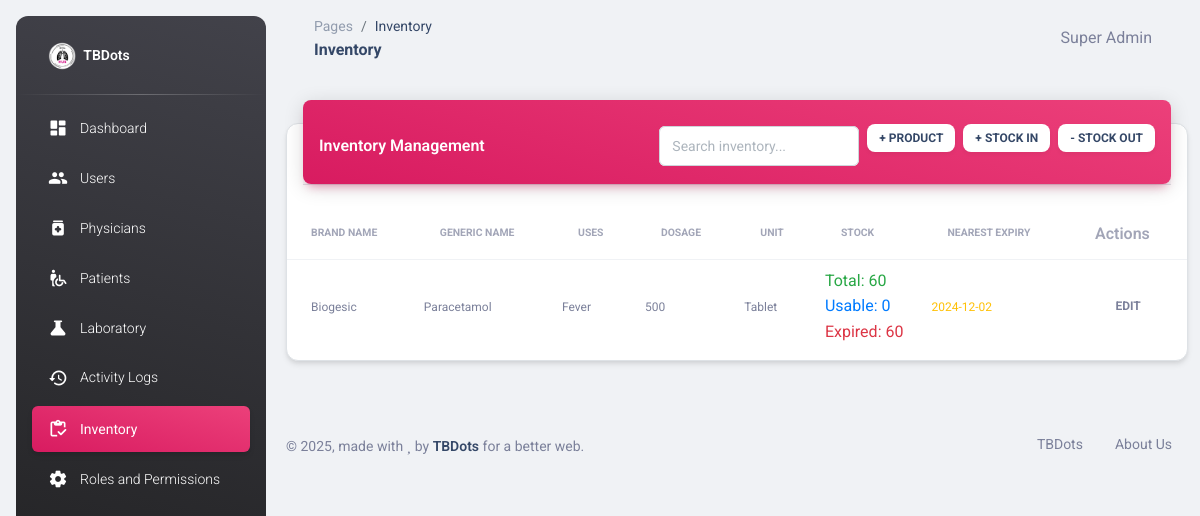
Page /inventory.php (signed in) on the earlier database version.
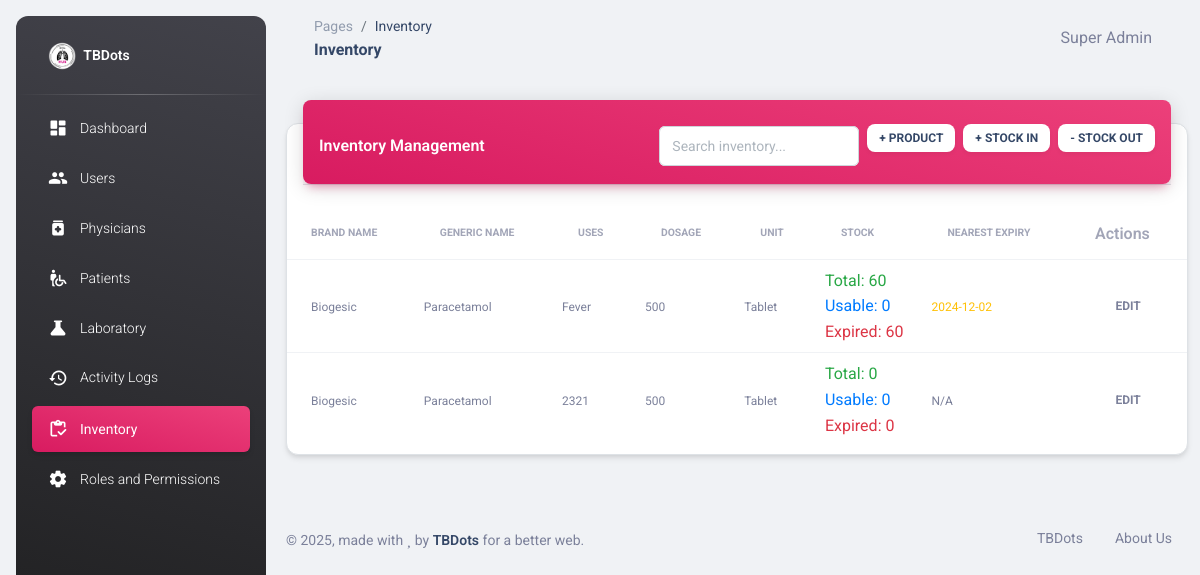
Same page on the later database version.
### tables this page shows
CREATE TABLE IF NOT EXISTS `products` (
  `id` int NOT NULL AUTO_INCREMENT,
  `brand_name` varchar(255) NOT NULL,
  `generic_name` varchar(255) NOT NULL,
  `uses` text,
  `dosage` varchar(255) DEFAULT NULL,
  `unit_of_measure` varchar(50) NOT NULL,
  `created_at` timestamp NULL DEFAULT CURRENT_TIMESTAMP,
  PRIMARY KEY (`id`)
);

### inventory.php (the view, shortened to what the rows shown need)
<?php
require_once "connection/db.php";
include_once('head.php');
$sql = "SELECT p.*,
        COALESCE(SUM(i.quantity), 0) as total_stock,
        MIN(i.expiration_date) as nearest_expiry,
        GROUP_CONCAT(
            CONCAT(i.batch_number, ':', i.quantity, ':', i.expiration_date)
            ORDER BY i.expiration_date ASC
            SEPARATOR '|'
        ) as batch_details
        FROM products p
        LEFT JOIN inventory i ON p.id = i.product_id
        GROUP BY p.id";
$products = $conn->query($sql);
?>
<body class="g-sidenav-show bg-gray-200">
    <main class="main-content position-relative max-height-vh-100 h-100 border-radius-lg">
        <div class="container-fluid py-4">
            <div class="row">
                <div class="col-12">
                    <div class="card my-4">
                        <div class="card-body px-0 pb-2">
                            <div class="table-responsive p-0">
                                <table class="table align-items-center mb-0" id="inventoryTable">
                                    <thead>
                                        <tr>
                                            <th class="text-uppercase text-secondary text-xxs font-weight-bolder opacity-7">Brand Name</th>
                                            <th class="text-uppercase text-secondary text-xxs font-weight-bolder opacity-7">Generic Name</th>
                                            <th class="text-uppercase text-secondary text-xxs font-weight-bolder opacity-7">Uses</th>
                                            <th class="text-uppercase text-secondary text-xxs font-weight-bolder opacity-7">Dosage</th>
                                            <th class="text-uppercase text-secondary text-xxs font-weight-bolder opacity-7">Unit</th>
                                            <th class="text-uppercase text-secondary text-xxs font-weight-bolder opacity-7">Stock</th>
                                            <th class="text-uppercase text-secondary text-xxs font-weight-bolder opacity-7">Nearest Expiry</th>
                                            <th class="text-secondary opacity-7">Actions</th>
                                        </tr>
                                    </thead>
                                    <tbody>
                                        <?php while($row = $products->fetch_assoc()): ?>
                                            <?php
                                            $usable_stock = 0;
                                            $expired_stock = 0;
                                            if ($row['batch_details']) {
                                                $batches = explode('|', $row['batch_details']);
                                                foreach ($batches as $batch) {
                                                    list($batchNumber, $quantity, $expiryDate) = explode(':', $batch);
                                                    if (strtotime($expiryDate) > time()) {
                                                        $usable_stock += $quantity;
                                                    } else {
                                                        $expired_stock += $quantity;
                                                    }
                                                }
                                            }
                                            ?>
                                            <tr onclick="showProductDetails(<?php echo htmlspecialchars(json_encode($row)); ?>)" style="cursor: pointer;">
                                                <td class="ps-4"><span class="text-secondary text-xs"><?php echo htmlspecialchars($row['brand_name']); ?></span></td>
                                                <td><span class="text-secondary text-xs"><?php echo htmlspecialchars($row['generic_name']); ?></span></td>
                                                <td><span class="text-secondary text-xs"><?php echo htmlspecialchars($row['uses']); ?></span></td>
                                                <td><span class="text-secondary text-xs"><?php echo htmlspecialchars($row['dosage']); ?></span></td>
                                                <td><span class="text-secondary text-xs"><?php echo htmlspecialchars($row['unit_of_measure']); ?></span></td>
                                                <td>
                                                    <div class="stock-info">
                                                        <span class="total-stock">Total: <?php echo $row['total_stock']; ?></span><br>
                                                        <span class="usable-stock">Usable: <?php echo $usable_stock; ?></span><br>
                                                        <span class="expired-stock">Expired: <?php echo $expired_stock; ?></span>
                                                    </div>
                                                </td>
                                                <td>
                                                    <span class="text-xs <?php echo ($row['nearest_expiry'] && strtotime($row['nearest_expiry']) < strtotime('+30 days')) ? 'expiry-warning' : ''; ?>">
                                                        <?php echo $row['nearest_expiry'] ? date('Y-m-d', strtotime($row['nearest_expiry'])) : 'N/A'; ?>
                                                    </span>
                                                </td>
                                                <td class="align-middle">
                                                    <button onclick='editProduct(<?php echo json_encode($row); ?>)' class="btn btn-link text-secondary mb-0">
                                                        <i class="fa fa-edit text-xs"></i> Edit
                                                    </button>
                                                </td>
                                            </tr>
                                        <?php endwhile; ?>
                                    </tbody>
                                </table>
                            </div>
                        </div>
                    </div>
                </div>
            </div>
        </div>
    </main>
</body>
</html>

Differences in the rows shown:
added products: brand_name "Biogesic", generic_name "Paracetamol", uses "2321", dosage "500", unit_of_measure "Tablet", total_stock "0", usable_stock "0", expired_stock "0", shows "N/A"
